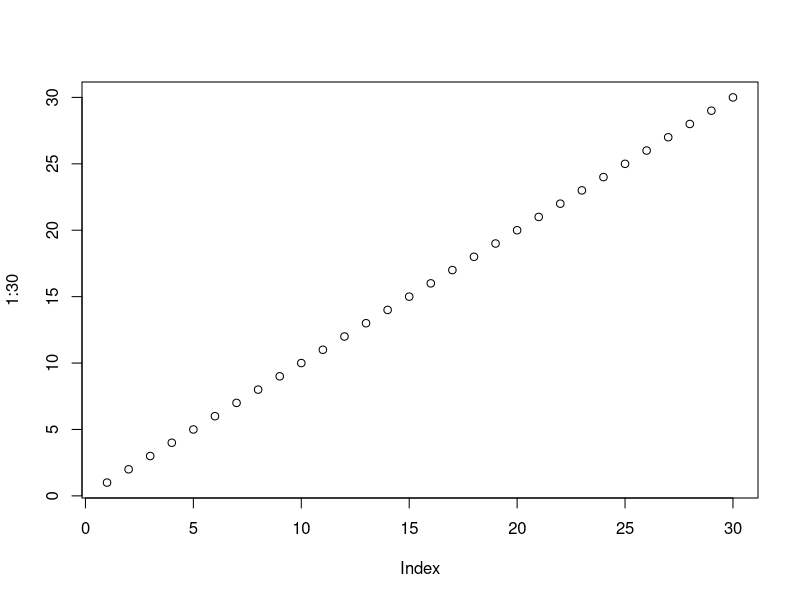
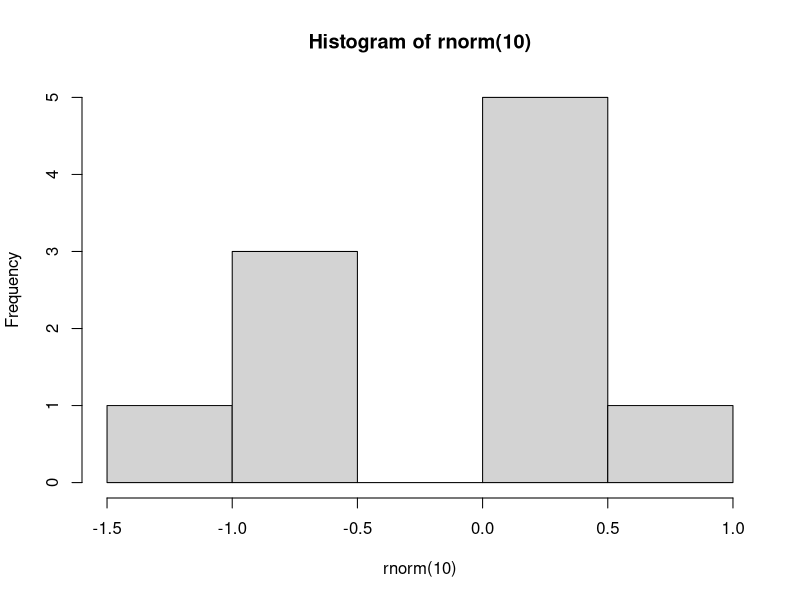
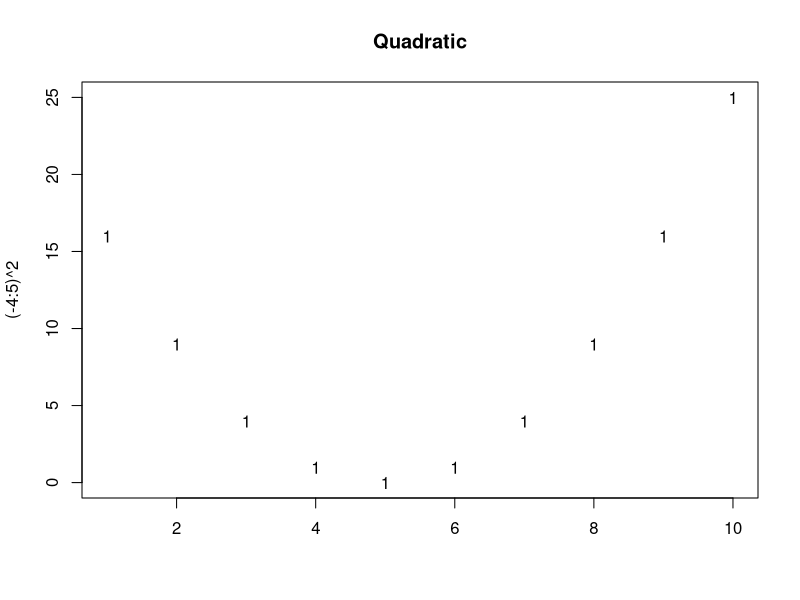
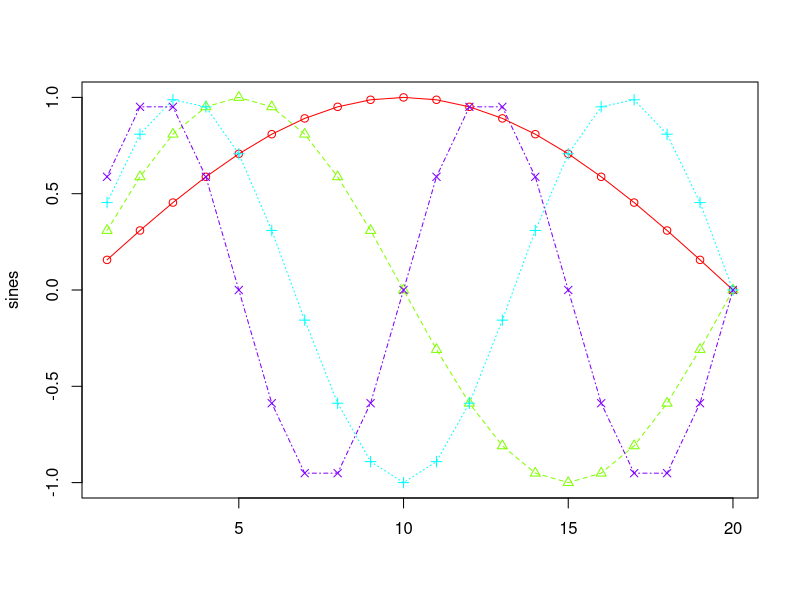
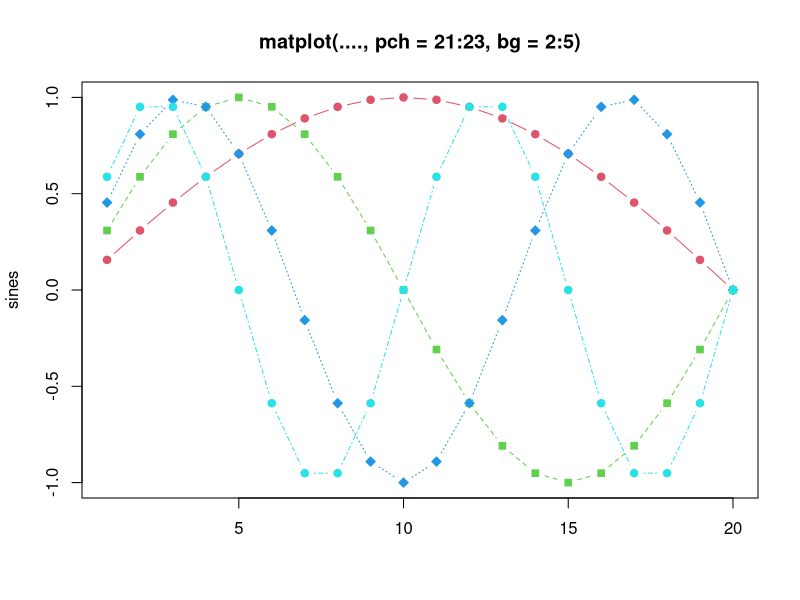
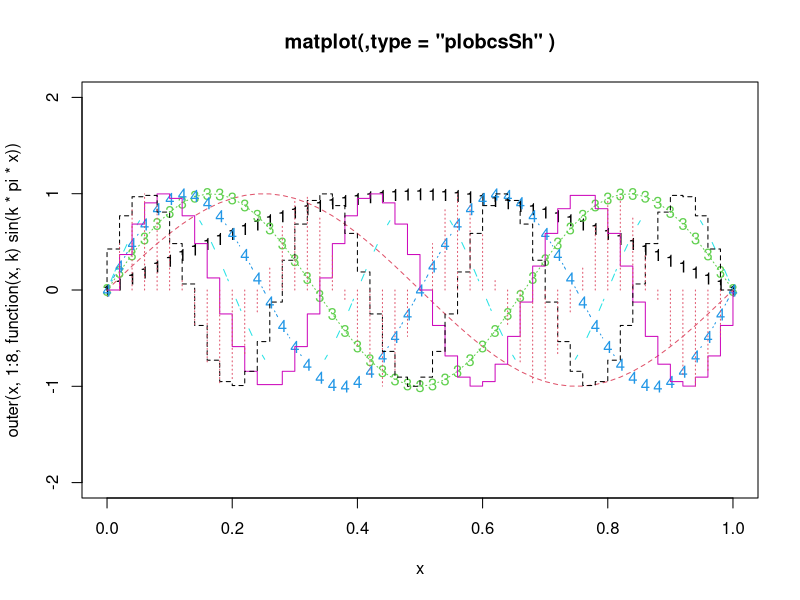
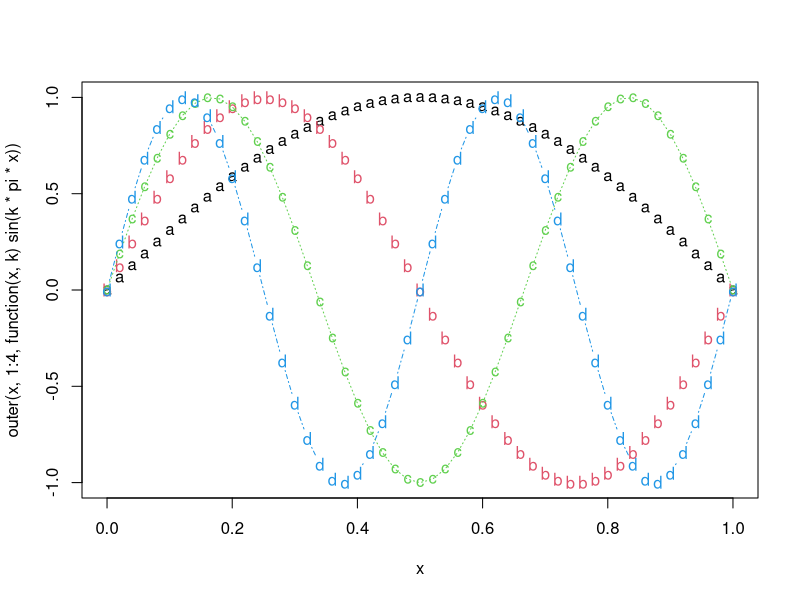
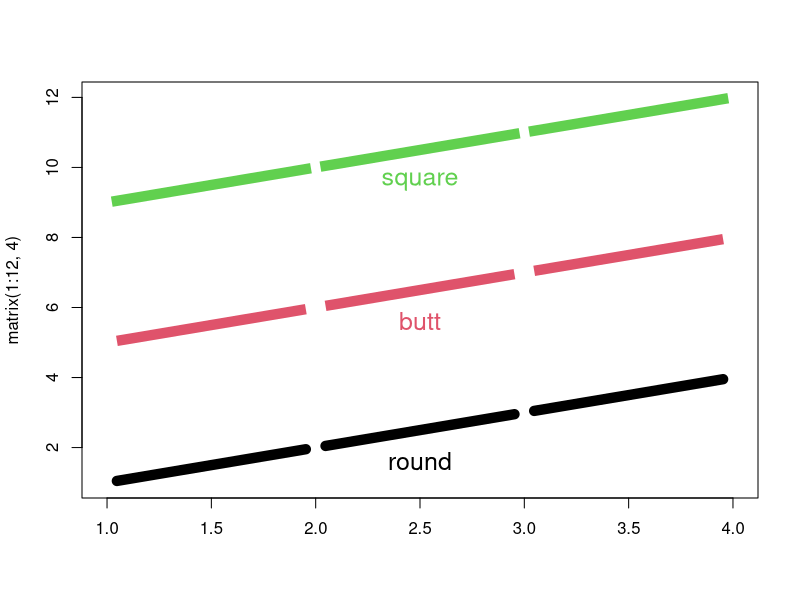

Recreate these plots in R, in order.
# Explorando o RStudio

# Nome dos Contributors
contributors()


# Licença
license()


# Configurando o diretório de trabalho
getwd()
setwd("/home/leonardo/Documents/RFundamentos/Parte1")


# Informações sobre a sessão
sessionInfo()


# Imprimir na tela
print('R - Uma das principais ferramentas do Cientista de Dados')


# Criar gráficos
plot(1:30)
hist(rnorm(10))


# Imprimir na tela
print('R - Uma das principais ferramentas do Cientista de Dados')


# Instalar pacotes
install.packages('randomForest')
install.packages('ggplot2')
install.packages("dplyr")


# Carregar o pacote
library(ggplot2)


# Descarregar o pacote
detach(package:ggplot2)



# Visualizando o diretório de trabalho
getwd()


# Se souber o nome da função
help(mean)
?mean


# Se não souber o nome da função
help.search('randomForest')
help.search('matplot')
??matplot
RSiteSearch('matplot')
example('matplot')


# Sair
q()


